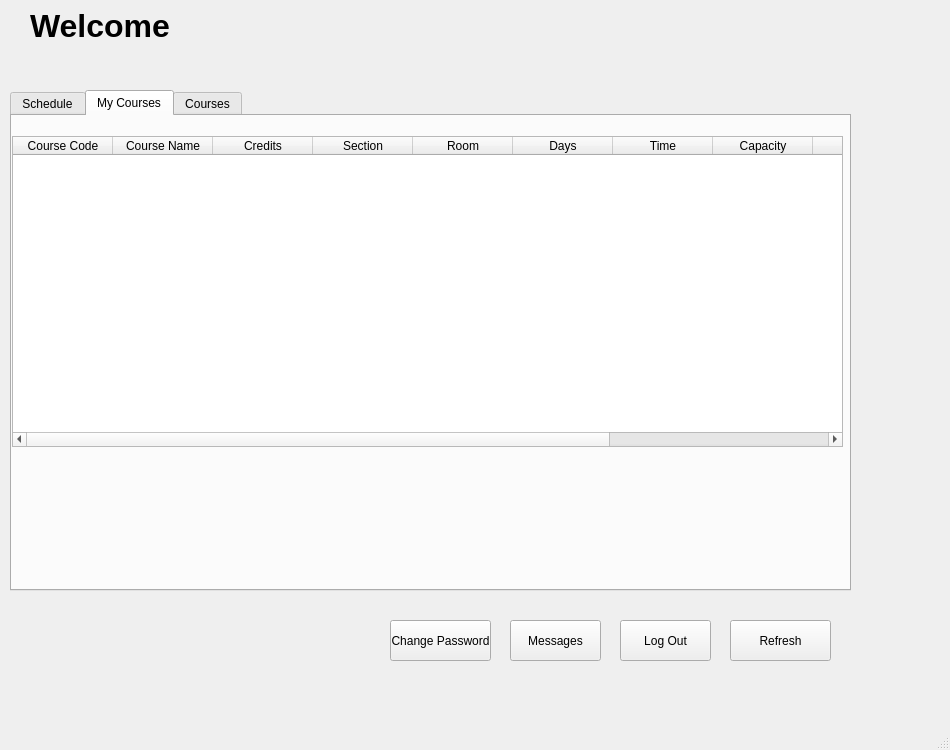
<?xml version="1.0" encoding="UTF-8"?>
<ui version="4.0">
 <class>SystemWindowStudent</class>
 <widget class="QMainWindow" name="SystemWindowStudent">
  <property name="geometry">
   <rect>
    <x>0</x>
    <y>0</y>
    <width>950</width>
    <height>750</height>
   </rect>
  </property>
  <property name="windowTitle">
   <string>MainWindow</string>
  </property>
  <widget class="QWidget" name="centralwidget">
   <widget class="QTabWidget" name="tabWidget">
    <property name="geometry">
     <rect>
      <x>10</x>
      <y>90</y>
      <width>841</width>
      <height>501</height>
     </rect>
    </property>
    <property name="tabPosition">
     <enum>QTabWidget::North</enum>
    </property>
    <property name="tabShape">
     <enum>QTabWidget::Rounded</enum>
    </property>
    <property name="currentIndex">
     <number>1</number>
    </property>
    <property name="elideMode">
     <enum>Qt::ElideLeft</enum>
    </property>
    <property name="usesScrollButtons">
     <bool>true</bool>
    </property>
    <property name="tabsClosable">
     <bool>false</bool>
    </property>
    <property name="movable">
     <bool>false</bool>
    </property>
    <widget class="QWidget" name="tab">
     <attribute name="title">
      <string>Schedule</string>
     </attribute>
     <widget class="QTableWidget" name="tableSchedule">
      <property name="geometry">
       <rect>
        <x>0</x>
        <y>50</y>
        <width>881</width>
        <height>491</height>
       </rect>
      </property>
      <property name="horizontalScrollBarPolicy">
       <enum>Qt::ScrollBarAsNeeded</enum>
      </property>
      <property name="showGrid">
       <bool>true</bool>
      </property>
      <property name="gridStyle">
       <enum>Qt::NoPen</enum>
      </property>
      <property name="sortingEnabled">
       <bool>false</bool>
      </property>
      <property name="cornerButtonEnabled">
       <bool>false</bool>
      </property>
      <property name="rowCount">
       <number>14</number>
      </property>
      <property name="columnCount">
       <number>7</number>
      </property>
      <attribute name="horizontalHeaderDefaultSectionSize">
       <number>100</number>
      </attribute>
      <attribute name="horizontalHeaderMinimumSectionSize">
       <number>37</number>
      </attribute>
      <row>
       <property name="text">
        <string>8</string>
       </property>
      </row>
      <row>
       <property name="text">
        <string>9</string>
       </property>
      </row>
      <row>
       <property name="text">
        <string>10</string>
       </property>
      </row>
      <row>
       <property name="text">
        <string>11</string>
       </property>
      </row>
      <row>
       <property name="text">
        <string>12</string>
       </property>
      </row>
      <row>
       <property name="text">
        <string>13</string>
       </property>
      </row>
      <row>
       <property name="text">
        <string>14</string>
       </property>
      </row>
      <row>
       <property name="text">
        <string>15</string>
       </property>
      </row>
      <row>
       <property name="text">
        <string>16</string>
       </property>
      </row>
      <row>
       <property name="text">
        <string>17</string>
       </property>
      </row>
      <row>
       <property name="text">
        <string>18</string>
       </property>
      </row>
      <row>
       <property name="text">
        <string>19</string>
       </property>
      </row>
      <row>
       <property name="text">
        <string>20</string>
       </property>
      </row>
      <row>
       <property name="text">
        <string>21</string>
       </property>
      </row>
      <column>
       <property name="text">
        <string>Sunday</string>
       </property>
      </column>
      <column>
       <property name="text">
        <string>Monday</string>
       </property>
      </column>
      <column>
       <property name="text">
        <string>Tuesday</string>
       </property>
      </column>
      <column>
       <property name="text">
        <string>Wednesday</string>
       </property>
      </column>
      <column>
       <property name="text">
        <string>Thursday</string>
       </property>
      </column>
      <column>
       <property name="text">
        <string>Friday</string>
       </property>
      </column>
      <column>
       <property name="text">
        <string>Saturday</string>
       </property>
      </column>
     </widget>
    </widget>
    <widget class="QWidget" name="tab_2">
     <attribute name="title">
      <string>My Courses</string>
     </attribute>
     <widget class="QTableWidget" name="tableMyCourses">
      <property name="geometry">
       <rect>
        <x>0</x>
        <y>20</y>
        <width>831</width>
        <height>311</height>
       </rect>
      </property>
      <property name="editTriggers">
       <set>QAbstractItemView::NoEditTriggers</set>
      </property>
      <column>
       <property name="text">
        <string>Course Code</string>
       </property>
      </column>
      <column>
       <property name="text">
        <string>Course Name</string>
       </property>
      </column>
      <column>
       <property name="text">
        <string>Credits</string>
       </property>
      </column>
      <column>
       <property name="text">
        <string>Section</string>
       </property>
      </column>
      <column>
       <property name="text">
        <string>Room</string>
       </property>
      </column>
      <column>
       <property name="text">
        <string>Days</string>
       </property>
      </column>
      <column>
       <property name="text">
        <string>Time</string>
       </property>
      </column>
      <column>
       <property name="text">
        <string>Capacity</string>
       </property>
      </column>
      <column>
       <property name="text">
        <string>Actual</string>
       </property>
      </column>
      <column>
       <property name="text">
        <string/>
       </property>
      </column>
      <column>
       <property name="text">
        <string/>
       </property>
      </column>
     </widget>
    </widget>
    <widget class="QWidget" name="tab_5">
     <attribute name="title">
      <string>Courses</string>
     </attribute>
     <widget class="QTableWidget" name="tableCourses">
      <property name="geometry">
       <rect>
        <x>10</x>
        <y>70</y>
        <width>821</width>
        <height>341</height>
       </rect>
      </property>
      <property name="editTriggers">
       <set>QAbstractItemView::NoEditTriggers</set>
      </property>
      <column>
       <property name="text">
        <string>Section Number</string>
       </property>
      </column>
      <column>
       <property name="text">
        <string>Professor</string>
       </property>
      </column>
      <column>
       <property name="text">
        <string>Room</string>
       </property>
      </column>
      <column>
       <property name="text">
        <string>Days</string>
       </property>
      </column>
      <column>
       <property name="text">
        <string>Time</string>
       </property>
      </column>
      <column>
       <property name="text">
        <string>Capacity</string>
       </property>
      </column>
      <column>
       <property name="text">
        <string>Actual</string>
       </property>
      </column>
      <column>
       <property name="text">
        <string/>
       </property>
      </column>
     </widget>
     <widget class="QWidget" name="layoutWidget">
      <property name="geometry">
       <rect>
        <x>10</x>
        <y>10</y>
        <width>86</width>
        <height>47</height>
       </rect>
      </property>
      <layout class="QVBoxLayout" name="verticalLayout">
       <item>
        <widget class="QLabel" name="label">
         <property name="text">
          <string>List of Courses</string>
         </property>
        </widget>
       </item>
       <item>
        <widget class="QComboBox" name="cbCoursesList"/>
       </item>
      </layout>
     </widget>
     <widget class="QLabel" name="label_2">
      <property name="geometry">
       <rect>
        <x>180</x>
        <y>20</y>
        <width>91</width>
        <height>21</height>
       </rect>
      </property>
      <property name="font">
       <font>
        <pointsize>10</pointsize>
       </font>
      </property>
      <property name="text">
       <string>Course Name</string>
      </property>
     </widget>
     <widget class="QLabel" name="labelCourseName">
      <property name="geometry">
       <rect>
        <x>280</x>
        <y>20</y>
        <width>481</width>
        <height>21</height>
       </rect>
      </property>
      <property name="font">
       <font>
        <pointsize>10</pointsize>
       </font>
      </property>
      <property name="text">
       <string/>
      </property>
     </widget>
    </widget>
   </widget>
   <widget class="QPushButton" name="pbChangePassword">
    <property name="geometry">
     <rect>
      <x>390</x>
      <y>620</y>
      <width>101</width>
      <height>41</height>
     </rect>
    </property>
    <property name="text">
     <string>Change Password</string>
    </property>
   </widget>
   <widget class="QPushButton" name="pbMessage">
    <property name="geometry">
     <rect>
      <x>510</x>
      <y>620</y>
      <width>91</width>
      <height>41</height>
     </rect>
    </property>
    <property name="text">
     <string>Messages</string>
    </property>
   </widget>
   <widget class="QPushButton" name="pbRefresh">
    <property name="geometry">
     <rect>
      <x>730</x>
      <y>620</y>
      <width>101</width>
      <height>41</height>
     </rect>
    </property>
    <property name="text">
     <string>Refresh</string>
    </property>
   </widget>
   <widget class="QLabel" name="label_welcome">
    <property name="geometry">
     <rect>
      <x>30</x>
      <y>-20</y>
      <width>871</width>
      <height>91</height>
     </rect>
    </property>
    <property name="font">
     <font>
      <pointsize>24</pointsize>
      <weight>75</weight>
      <bold>true</bold>
     </font>
    </property>
    <property name="text">
     <string>Welcome</string>
    </property>
   </widget>
   <widget class="QPushButton" name="pbLogout">
    <property name="geometry">
     <rect>
      <x>620</x>
      <y>620</y>
      <width>91</width>
      <height>41</height>
     </rect>
    </property>
    <property name="text">
     <string>Log Out</string>
    </property>
   </widget>
  </widget>
  <widget class="QMenuBar" name="menubar">
   <property name="geometry">
    <rect>
     <x>0</x>
     <y>0</y>
     <width>950</width>
     <height>21</height>
    </rect>
   </property>
  </widget>
  <widget class="QStatusBar" name="statusbar"/>
 </widget>
 <resources/>
 <connections/>
</ui>
